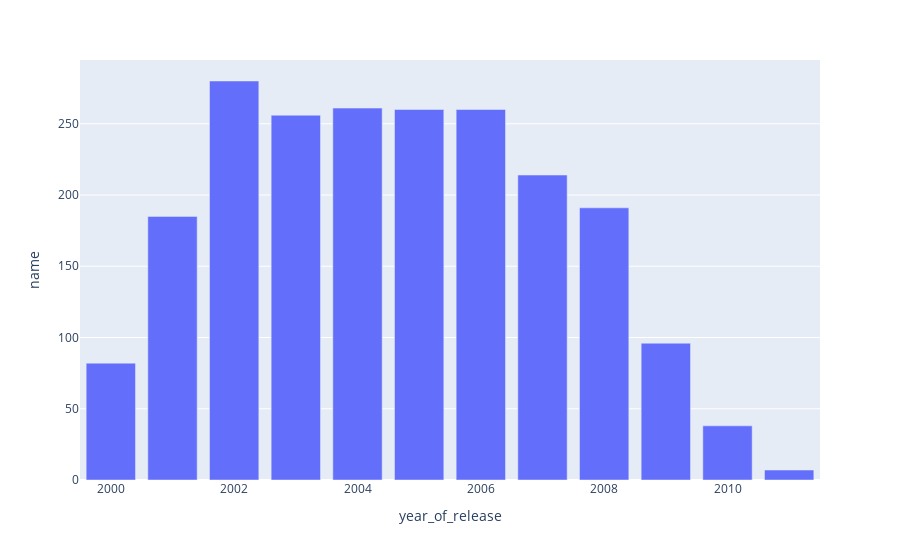
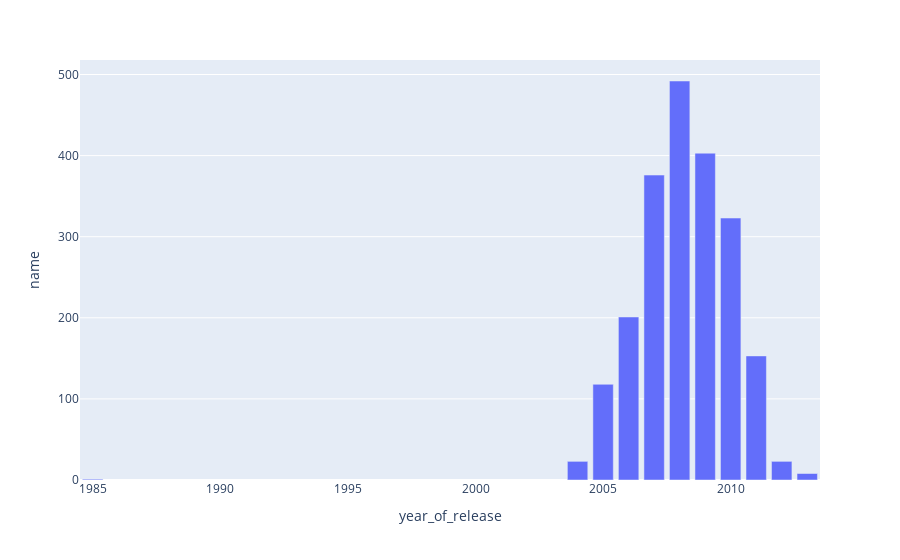
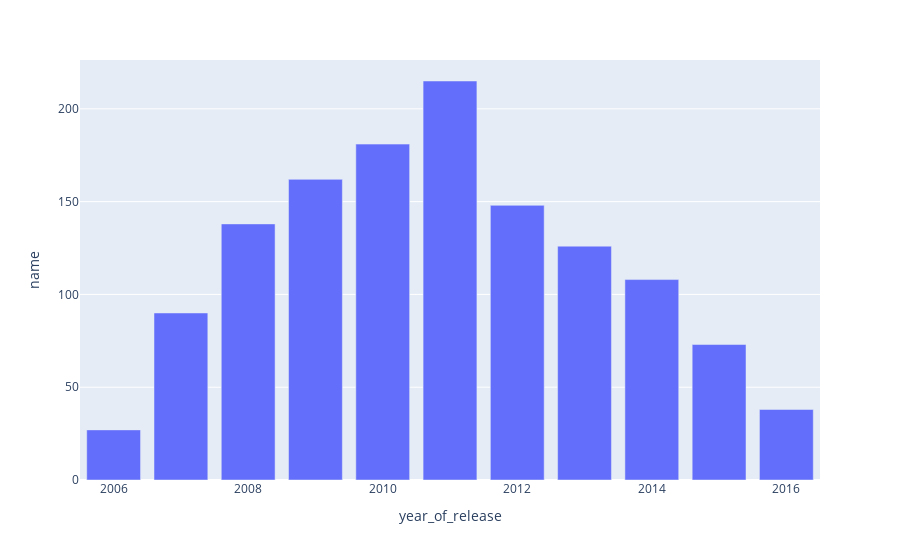
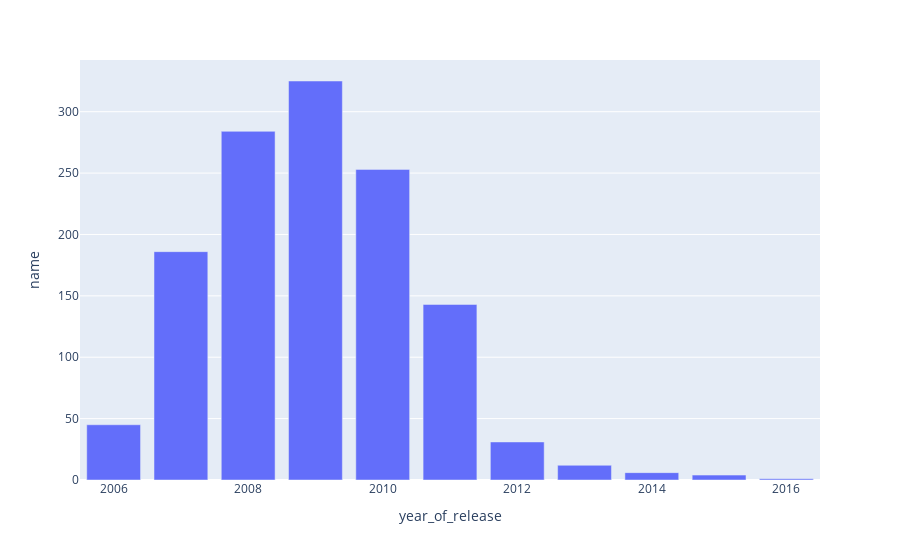

Notebook cell for these charts, in order:
### Markdown cell above
В целом наблюдаются резкие смены трендов: от интенсивного роста с 1990 года до резкого падения к 2012. 
Возможно предположить, что для прогнозирования нам потребуются данные только с 2012 года для формирования тренда

### Code cell
#Проанализируем количество выпущенных игр по платформам и годам:
df_platform= df.pivot_table(index='year_of_release', columns='platform', values='name', aggfunc=['count']).reset_index().set_index('year_of_release')

print ('Самые популярные платформы:')
display(df.pivot_table(index='platform', values=['name'], aggfunc='count').reset_index().sort_values(by='name', ascending=False).head(5))

top_platforms = ['PS2', 'DS', 'PS3', 'Wii', 'X360']
for row in top_platforms:
    stat_plat = df.query('platform == @row')
    stat_plat = stat_plat.groupby('year_of_release')['name'].count().reset_index()
    print(row)
    fig = px.bar(stat_plat, x='year_of_release', y='name')
    fig.show()

### Figure 1 — Plotly figure (JSON) as saved in the notebook; plotly's stock layout.template omitted (floating-point values rounded to 4 significant figures)
{"data": [{"alignmentgroup": "True", "hovertemplate": "year_of_release=%{x}<br>name=%{y}<extra></extra>", "legendgroup": "", "marker": {"color": "#636efa", "pattern": {"shape": ""}}, "name": "", "offsetgroup": "", "orientation": "v", "showlegend": false, "textposition": "auto", "type": "bar", "x": [2000, 2001, 2002, 2003, 2004, 2005, 2006, 2007, 2008, 2009, 2010, 2011], "xaxis": "x", "y": [82, 185, 280, 256, 261, 260, 260, 214, 191, 96, 38, 7], "yaxis": "y"}], "layout": {"autosize": true, "barmode": "relative", "legend": {"tracegroupgap": 0}, "margin": {"t": 60}, "xaxis": {"anchor": "y", "autorange": true, "domain": [0, 1], "range": [2000.0, 2012.0], "title": {"text": "year_of_release"}, "type": "linear"}, "yaxis": {"anchor": "x", "autorange": true, "domain": [0, 1], "range": [0, 294.7], "title": {"text": "name"}, "type": "linear"}}}

### Figure 2 — Plotly figure (JSON) as saved in the notebook; plotly's stock layout.template omitted (floating-point values rounded to 4 significant figures)
{"data": [{"alignmentgroup": "True", "hovertemplate": "year_of_release=%{x}<br>name=%{y}<extra></extra>", "legendgroup": "", "marker": {"color": "#636efa", "pattern": {"shape": ""}}, "name": "", "offsetgroup": "", "orientation": "v", "showlegend": false, "textposition": "auto", "type": "bar", "x": [1985, 2004, 2005, 2006, 2007, 2008, 2009, 2010, 2011, 2012, 2013], "xaxis": "x", "y": [1, 23, 118, 201, 376, 492, 403, 323, 153, 23, 8], "yaxis": "y"}], "layout": {"autosize": true, "barmode": "relative", "legend": {"tracegroupgap": 0}, "margin": {"t": 60}, "xaxis": {"anchor": "y", "autorange": true, "domain": [0, 1], "range": [1984.0, 2014.0], "title": {"text": "year_of_release"}, "type": "linear"}, "yaxis": {"anchor": "x", "autorange": true, "domain": [0, 1], "range": [0, 517.9], "title": {"text": "name"}, "type": "linear"}}}

### Figure 3 — Plotly figure (JSON) as saved in the notebook; plotly's stock layout.template omitted (floating-point values rounded to 4 significant figures)
{"data": [{"alignmentgroup": "True", "hovertemplate": "year_of_release=%{x}<br>name=%{y}<extra></extra>", "legendgroup": "", "marker": {"color": "#636efa", "pattern": {"shape": ""}}, "name": "", "offsetgroup": "", "orientation": "v", "showlegend": false, "textposition": "auto", "type": "bar", "x": [2006, 2007, 2008, 2009, 2010, 2011, 2012, 2013, 2014, 2015, 2016], "xaxis": "x", "y": [27, 90, 138, 162, 181, 215, 148, 126, 108, 73, 38], "yaxis": "y"}], "layout": {"autosize": true, "barmode": "relative", "legend": {"tracegroupgap": 0}, "margin": {"t": 60}, "xaxis": {"anchor": "y", "autorange": true, "domain": [0, 1], "range": [2006.0, 2016.0], "title": {"text": "year_of_release"}, "type": "linear"}, "yaxis": {"anchor": "x", "autorange": true, "domain": [0, 1], "range": [0, 226.3], "title": {"text": "name"}, "type": "linear"}}}

### Figure 4 — Plotly figure (JSON) as saved in the notebook; plotly's stock layout.template omitted (floating-point values rounded to 4 significant figures)
{"data": [{"alignmentgroup": "True", "hovertemplate": "year_of_release=%{x}<br>name=%{y}<extra></extra>", "legendgroup": "", "marker": {"color": "#636efa", "pattern": {"shape": ""}}, "name": "", "offsetgroup": "", "orientation": "v", "showlegend": false, "textposition": "auto", "type": "bar", "x": [2006, 2007, 2008, 2009, 2010, 2011, 2012, 2013, 2014, 2015, 2016], "xaxis": "x", "y": [45, 186, 284, 325, 253, 143, 31, 12, 6, 4, 1], "yaxis": "y"}], "layout": {"autosize": true, "barmode": "relative", "legend": {"tracegroupgap": 0}, "margin": {"t": 60}, "xaxis": {"anchor": "y", "autorange": true, "domain": [0, 1], "range": [2006.0, 2016.0], "title": {"text": "year_of_release"}, "type": "linear"}, "yaxis": {"anchor": "x", "autorange": true, "domain": [0, 1], "range": [0, 342.1], "title": {"text": "name"}, "type": "linear"}}}
